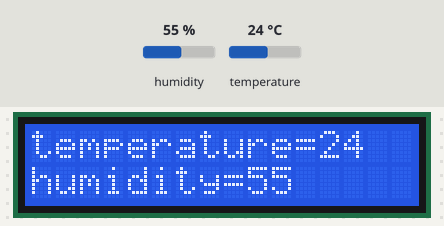
Bench run of a sketch on a simulated Arduino Uno, built with avr-gcc and run on an emulated ATmega328P. Parts: 16×2 character LCD. The inputs (shaded band) are chosen by the test bench; at power-on: humidity 55 %, temperature 24 °C.

Above: at 1.6 s.
1.7 s: humidity set to 22 %
At 3.3 s:
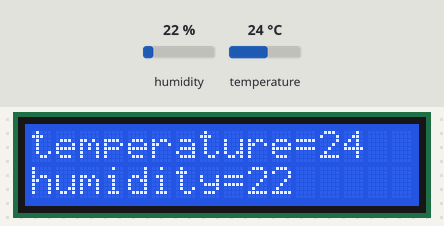
3.6 s: temperature set to 12 °C
At 5.0 s:
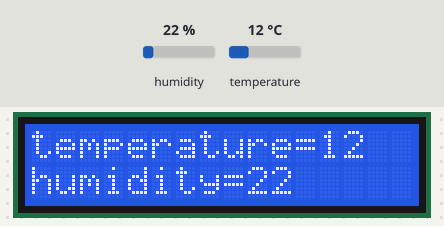
5.6 s: humidity set to 40 %
At 7.4 s:
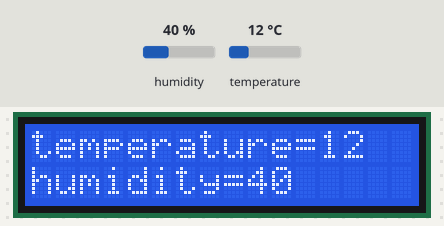
7.7 s: temperature set to 19 °C
At 9.1 s:
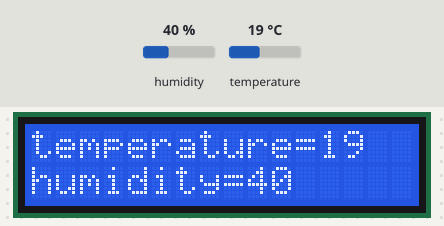
Timing chart, 0 to 10.7 s (numbered marks = the images above; inputs shaded):
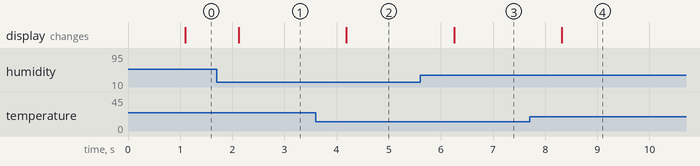

The sketch:

lcd_dht.ino
```cpp
#include <DFRobot_DHT11.h>
DFRobot_DHT11 DHT;
#include <LiquidCrystal.h>
const int rs = 12, en = 11, d4 = 5, d5 = 4, d6 = 3, d7 = 2;
LiquidCrystal lcd(rs, en, d4, d5, d6, d7);

#define DHT11_PIN 8


void setup(){
  Serial.begin(9600);
  lcd.begin(16, 2);
}

void loop(){
  delay(1000);
  DHT.read(DHT11_PIN);
  lcd.clear();
  lcd.setCursor(0,0);
  lcd.print("temperature=");
  lcd.println(DHT.temperature);


  lcd.setCursor(0,1);
  lcd.print("humidity=");
  lcd.println(DHT.humidity);
}
```

Measured:
- after the input at 1.7 s, the display: changes after 0.43 s (image 1)
- after the input at 3.6 s, the display: changes after 0.59 s (image 2)
- after the input at 5.6 s, the display: changes after 0.65 s (image 3)
- after the input at 7.7 s, the display: changes after 0.62 s (image 4)
